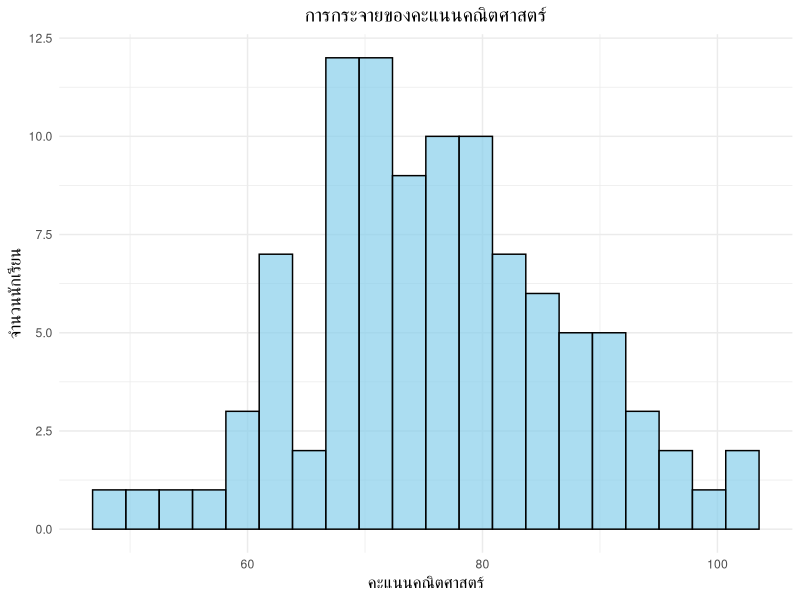
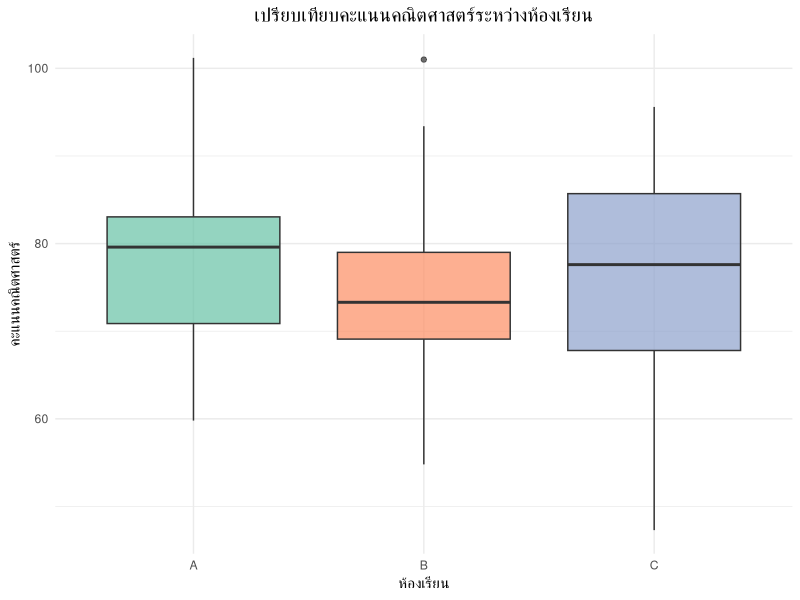
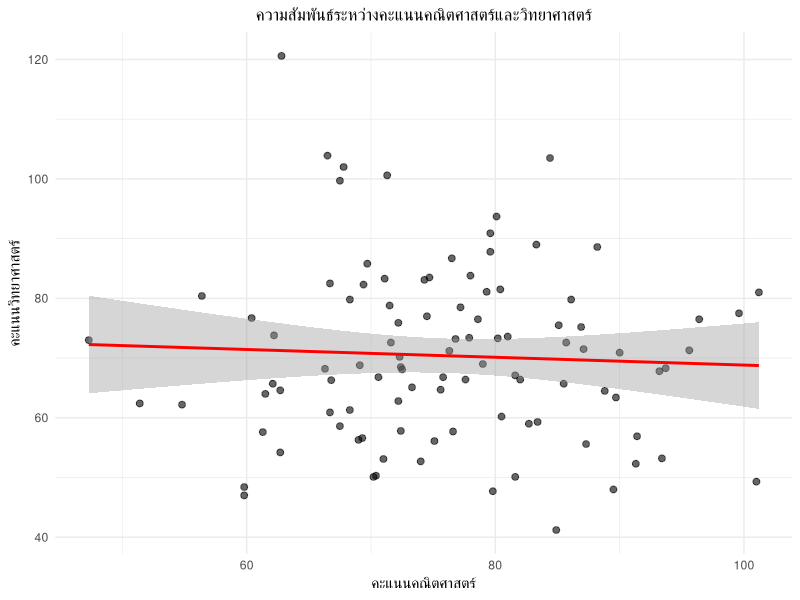

Write R code to recreate these figures, in order.
## ---- chunk 1
#| label: setup
#| message: false
#| warning: false

# โหลดไลบรารีที่จำเป็น
library(tidyverse)
library(ggplot2)
library(dplyr)

# สร้างข้อมูลตัวอย่างคะแนนสอบ
set.seed(123)
student_data <- data.frame(
  student_id = 1:100,
  class = rep(c("A", "B", "C"), length.out = 100),
  math_score = round(rnorm(100, mean = 75, sd = 12), 1),
  science_score = round(rnorm(100, mean = 72, sd = 15), 1),
  english_score = round(rnorm(100, mean = 78, sd = 10), 1)
)

# ดูข้อมูลตัวอย่างแรก 6 แถว
head(student_data)
## ---- chunk 2
#| label: data-exploration

# ดูโครงสร้างของข้อมูล
str(student_data)

# สถิติเชิงพรรณนาเบื้องต้น
summary(student_data[, c("math_score", "science_score", "english_score")])
## ---- chunk 3
#| label: histogram-math
#| fig-cap: "การกระจายของคะแนนคณิตศาสตร์"

ggplot(student_data, aes(x = math_score)) +
  geom_histogram(bins = 20, fill = "skyblue", color = "black", alpha = 0.7) +
  labs(
    title = "การกระจายของคะแนนคณิตศาสตร์",
    x = "คะแนนคณิตศาสตร์",
    y = "จำนวนนักเรียน"
  ) +
  theme_minimal() +
  theme(
    plot.title = element_text(hjust = 0.5, size = 14),
    axis.title = element_text(size = 12)
  )
## ---- chunk 4
#| label: boxplot-comparison
#| fig-cap: "เปรียบเทียบคะแนนคณิตศาสตร์ระหว่างห้องเรียน"

ggplot(student_data, aes(x = class, y = math_score, fill = class)) +
  geom_boxplot(alpha = 0.7) +
  labs(
    title = "เปรียบเทียบคะแนนคณิตศาสตร์ระหว่างห้องเรียน",
    x = "ห้องเรียน",
    y = "คะแนนคณิตศาสตร์"
  ) +
  theme_minimal() +
  theme(
    plot.title = element_text(hjust = 0.5, size = 14),
    legend.position = "none"
  ) +
  scale_fill_brewer(palette = "Set2")
## ---- chunk 5
#| label: descriptive-stats

# คำนวณสถิติเชิงพรรณนาแยกตามห้อง
class_stats <- student_data %>%
  group_by(class) %>%
  summarise(
    n = n(),
    math_mean = round(mean(math_score), 2),
    math_sd = round(sd(math_score), 2),
    math_min = min(math_score),
    math_max = max(math_score),
    .groups = 'drop'
  )

print(class_stats)
## ---- chunk 6
#| label: correlation

# สร้าง correlation matrix
score_cols <- c("math_score", "science_score", "english_score")
cor_matrix <- cor(student_data[score_cols])

print("ความสัมพันธ์ระหว่างคะแนนแต่ละวิชา:")
round(cor_matrix, 3)
## ---- chunk 7
#| label: scatter-plot
#| fig-cap: "ความสัมพันธ์ระหว่างคะแนนคณิตศาสตร์และวิทยาศาสตร์"

ggplot(student_data, aes(x = math_score, y = science_score)) +
  geom_point(alpha = 0.6, size = 2) +
  geom_smooth(method = "lm", se = TRUE, color = "red") +
  labs(
    title = "ความสัมพันธ์ระหว่างคะแนนคณิตศาสตร์และวิทยาศาสตร์",
    x = "คะแนนคณิตศาสตร์",
    y = "คะแนนวิทยาศาสตร์"
  ) +
  theme_minimal() +
  theme(plot.title = element_text(hjust = 0.5, size = 12))
